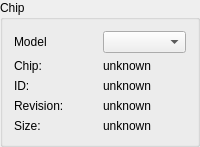
            <widget class="QGroupBox" name="groupBox_5">
             <property name="title">
              <string>Chip</string>
             </property>
             <layout class="QGridLayout" name="gridLayout">
              <item row="0" column="0">
               <widget class="QLabel" name="Message_4">
                <property name="text">
                 <string>Model</string>
                </property>
               </widget>
              </item>
              <item row="0" column="1">
               <widget class="QComboBox" name="chipModel"/>
              </item>
              <item row="1" column="0">
               <widget class="QLabel" name="Message_5">
                <property name="text">
                 <string>Chip:</string>
                </property>
               </widget>
              </item>
              <item row="1" column="1">
               <widget class="QLabel" name="chipSeries">
                <property name="text">
                 <string>unknown</string>
                </property>
               </widget>
              </item>
              <item row="2" column="0">
               <widget class="QLabel" name="Message_8">
                <property name="text">
                 <string>ID:</string>
                </property>
               </widget>
              </item>
              <item row="2" column="1">
               <widget class="QLabel" name="chipID">
                <property name="text">
                 <string>unknown</string>
                </property>
               </widget>
              </item>
              <item row="3" column="0">
               <widget class="QLabel" name="Message_6">
                <property name="text">
                 <string>Revision:</string>
                </property>
               </widget>
              </item>
              <item row="3" column="1">
               <widget class="QLabel" name="revision">
                <property name="text">
                 <string>unknown</string>
                </property>
               </widget>
              </item>
              <item row="4" column="0">
               <widget class="QLabel" name="Message_7">
                <property name="text">
                 <string>Size:</string>
                </property>
               </widget>
              </item>
              <item row="4" column="1">
               <widget class="QLabel" name="chipSize">
                <property name="text">
                 <string>unknown</string>
                </property>
               </widget>
              </item>
             </layout>
            </widget>
